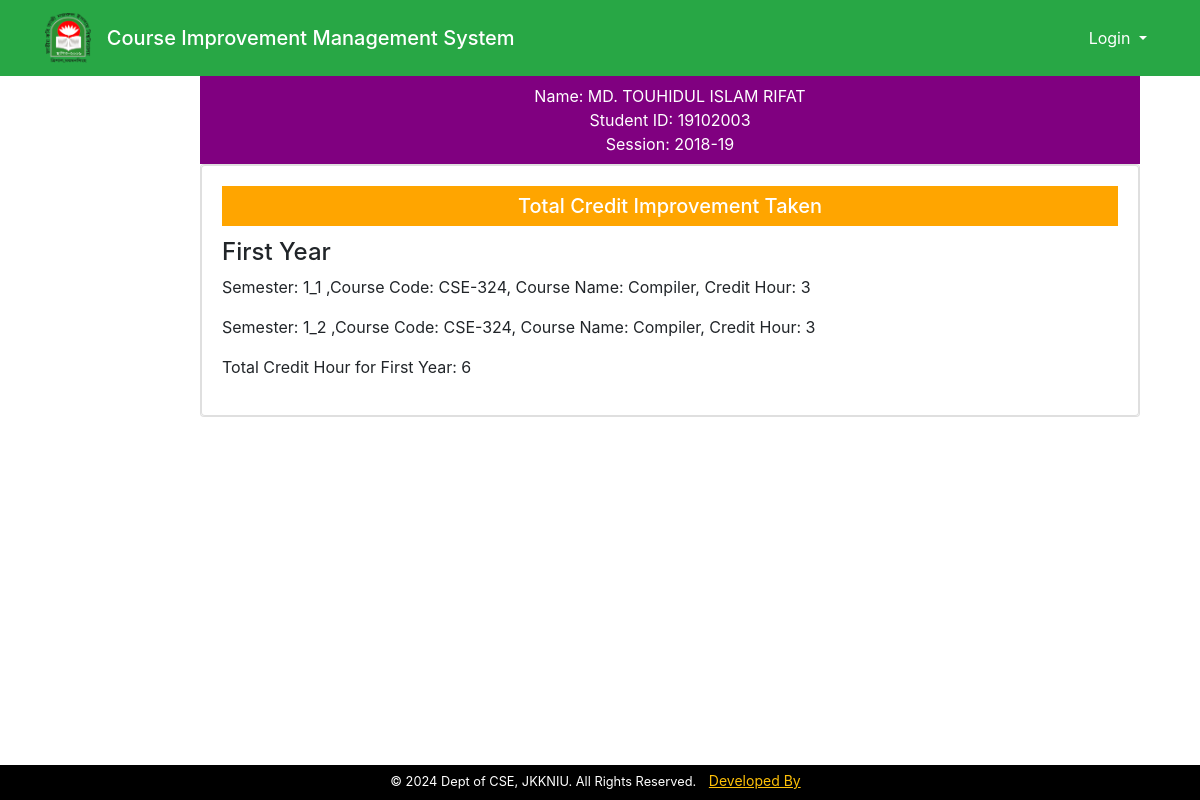
Page /admin/imp_info.php?id=3&name=touhid on the committed database.
### tables this page shows
CREATE TABLE `students` (
  `id` int(11) NOT NULL,
  `name` varchar(200) NOT NULL,
  `username` varchar(200) NOT NULL,
  `department` varchar(40) NOT NULL,
  `stud_id` varchar(100) NOT NULL,
  `reg_no` varchar(100) NOT NULL,
  `email` varchar(200) NOT NULL,
  `gender` varchar(200) NOT NULL,
  `phone` varchar(200) NOT NULL,
  `password` varchar(200) NOT NULL,
  `data_reg` varchar(200) NOT NULL,
  `status` varchar(200) NOT NULL,
  `session` varchar(200) NOT NULL,
  `otp` varchar(100) NOT NULL,
  `profile` varchar(200) NOT NULL DEFAULT 'default.jpeg'
);

### admin/imp_info.php (the view, shortened to what this page needs)
<!DOCTYPE html>
<html lang="en">
<head>
    <link rel="stylesheet" href="https://maxcdn.bootstrapcdn.com/bootstrap/4.5.2/css/bootstrap.min.css">
</head>
<body>
    <?php
    include("../include/header.php");
    include("../include/connect.php")
    ?>
    <div class="container-fluid">
        <div class="row">
            <div class="col-md-2" style="margin-left: -30px;">
            </div>
            <div class="col-md-10">
                <div class="container">
                    <?php
                    if (isset($_GET['id'])) {
                        $id = (int)$_GET['id'];
                        $query = "SELECT * FROM students WHERE id='$id'";
                        $res = mysqli_query($conn, $query);
                        $row = mysqli_fetch_array($res);
                    }
                    ?>
                        <div>
                           <p style="text-align:center;color:#fff;background:purple;margin:0;padding:8px;width:100%"><?php echo "Name: " . $row['name'] . "<br>Student ID: " . $row['stud_id']. "<br>Session: " . $row['session']; ?></p>
                        </div>
                        <?php
                        $roll=$row['stud_id'];
                        ?>
                        <div class="card">
    <div class="card">
        <div class="card-body">
        <h5 class="card-title text-center" style="color:#fff;background:orange;margin:0 px,50 px,0 px,50 px;padding:8px;">Total Credit Improvement Taken</h5>
                <?php
                      $query = "
                      SELECT
                          CASE
                              WHEN semester LIKE '1%' THEN 'First Year'
                              WHEN semester LIKE '2%' THEN 'Second Year'
                              WHEN semester LIKE '3%' THEN 'Third Year'
                              WHEN semester LIKE '4%' THEN 'Fourth Year'
                          END AS year_title,
                          COALESCE(SUM(credit_hour), 0) AS total_credit_hour,
                          semester,
                          course_code,
                          course_name,
                          credit_hour
                      FROM improve_students
                      WHERE roll_no = '$roll'
                      GROUP BY year_title, semester, course_code, course_name, credit_hour
                      ORDER BY year_title, semester;
                  ";
                  $result = mysqli_query($conn, $query);
                  if ($result) {
                      $currentYearTitle = null;
                      $totalCreditYear = 0;
                      while ($row = mysqli_fetch_assoc($result)) {
                          $year_title = $row['year_title'];
                          $semester = $row['semester'];
                          $course_code = $row['course_code'];
                          $course_name = $row['course_name'];
                          $credit_hour = $row['credit_hour'];
                          if ($year_title !== $currentYearTitle) {
                              echo "<h4>$year_title</h4>";
                              $currentYearTitle = $year_title;
                              $totalCreditYear = 0;
                          }
                          echo "<p>Semester: $semester ,Course Code: $course_code, Course Name: $course_name, Credit Hour: $credit_hour</p>";
                          $totalCreditYear += floatval($credit_hour);
                      }
                      echo "<p>Total Credit Hour for $currentYearTitle: $totalCreditYear</p>";
                  }
                 else {
                    echo "Error executing query: " . mysqli_error($conn);
                    echo "<p>No Credit improvement data available for this student.</p>";
                } ?>
        </div>
    </div>
</div>
            </div>
        </div>
   <?php
    include("../footer.php")
   ?>
</body>
</html>

### rows in the picture
students: name "MD. TOUHIDUL ISLAM RIFAT", stud "19102003", session "2018-19"

### other values in the picture
$year_title "First Year"
$semester "1_1"
$course_code "CSE-324"
$course_name "Compiler"
$credit_hour "3"
$semester "1_2"
$currentYearTitle "First Year"
$totalCreditYear "6"
